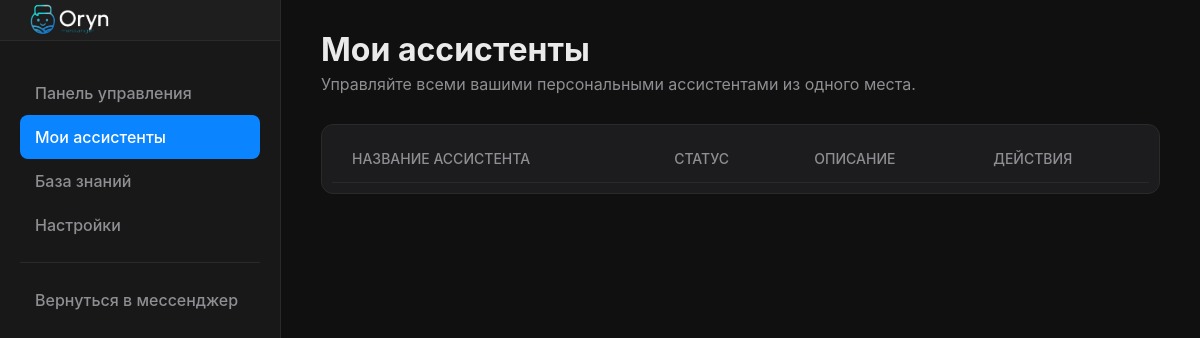
Page /assistants/my (signed in) on the earlier database version.
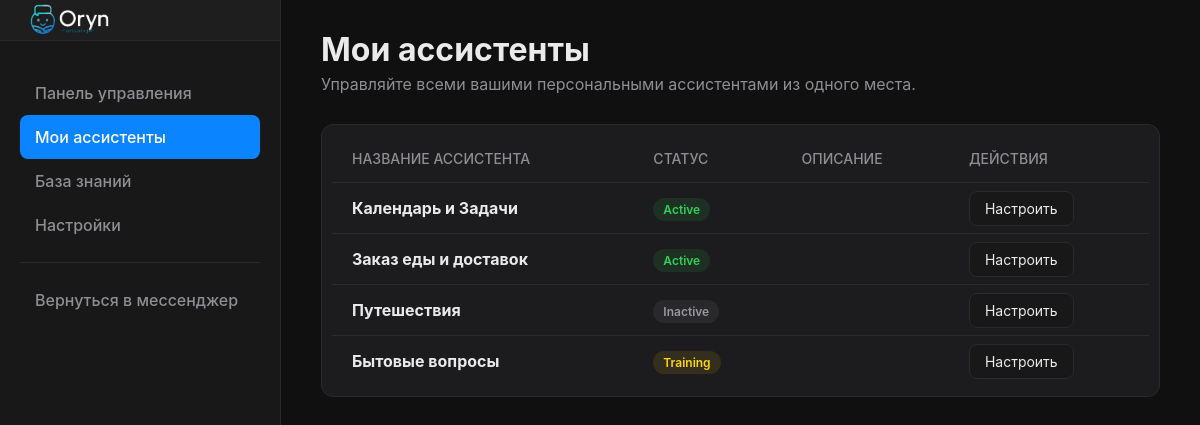
Same page on the later database version.
### models.py (models this page shows)
class Assistant(db.Model):
    id = db.Column(db.Integer, primary_key=True)
    name = db.Column(db.String(100), nullable=False)
    description = db.Column(db.String(300))
    status = db.Column(db.String(20), nullable=False, default='inactive')
    instructions = db.Column(db.Text, nullable=True)
    user_id = db.Column(db.Integer, db.ForeignKey('user.id'), nullable=False)
    knowledge_sources = db.relationship('Knowledge', backref='assistant', lazy=True, cascade="all, delete-orphan")

### server.py (the view)
@app.route('/assistants/my')
@login_required
def my_assistants_page():
    user_assistants = Assistant.query.filter_by(user_id=current_user.id).all()
    return render_template('my_assistants.html', assistants=user_assistants)

### server.py (called while the page is built)
def get_locale():
    lang = request.args.get('lang')
    if lang in app.config['LANGUAGES']:
        return lang
    return request.accept_languages.best_match(app.config['LANGUAGES'].keys())

@app.context_processor
def inject_conf_var():
    return dict(
        AVAILABLE_LANGUAGES=app.config['LANGUAGES'],
        CURRENT_LANGUAGE=get_locale()
    )

@login_manager.user_loader
def load_user(user_id):
    return db.session.get(User, int(user_id))

### templates/my_assistants.html (shortened to what this page needs)
{% extends "assistants_layout.html" %}
{% block content %}
<header class="main-header">
    <h1>{{ _('Мои ассистенты') }}</h1>
    <p class="subtitle">{{ _('Управляйте всеми вашими персональными ассистентами из одного места.') }}</p>
</header>
<div class="content-table">
    <table>
        <thead>
            <tr>
                <th>{{ _('Название ассистента') }}</th>
                <th>{{ _('Статус') }}</th>
                <th>{{ _('Описание') }}</th>
                <th>{{ _('Действия') }}</th>
            </tr>
        </thead>
        <tbody>
            {% for assistant in assistants %}
            <tr>
                <td><strong>{{ assistant.name }}</strong></td>
                <td>
                    <span class="status-badge {{ assistant.status }}">{{ _(assistant.status) }}</span>
                </td>
                <td>{{ assistant.info }}</td>
                <td>
                    <a href="{{ url_for('configure_assistant', assistant_id=assistant.id) }}" class="action-btn">{{ _('Настроить') }}</a>
                </td>
            </tr>
            {% endfor %}
        </tbody>
    </table>
</div>
{% endblock %}

### templates/assistants_layout.html (shortened to what this page needs)
<!DOCTYPE html>
<html lang="{{ CURRENT_LANGUAGE }}">
<head>
    <link rel="stylesheet" href="{{ url_for('static', filename='css/assistants.css') }}">
</head>
<body>
    <div class="dashboard-layout">
        <nav class="sidebar">
            <div class="sidebar-header">
                <a href="{{ url_for('assistants_dashboard') }}">
                    <img src="{{ url_for('static', filename='img/oryn_logo.svg') }}" alt="Oryn Logo" class="sidebar-logo assistant-logo">
                </a>
            </div>
            <ul>
                <li class="{{ 'active' if request.endpoint == 'assistants_dashboard' else '' }}"><a href="{{ url_for('assistants_dashboard') }}">{{ _('Панель управления') }}</a></li>
                <li class="{{ 'active' if request.endpoint == 'my_assistants_page' else '' }}"><a href="{{ url_for('my_assistants_page') }}">{{ _('Мои ассистенты') }}</a></li>
                <li class="{{ 'active' if request.endpoint == 'knowledge_base_page' else '' }}"><a href="{{ url_for('knowledge_base_page') }}">{{ _('База знаний') }}</a></li>
                <li class="{{ 'active' if request.endpoint == 'assistants_settings_page' else '' }}"><a href="{{ url_for('assistants_settings_page') }}">{{ _('Настройки') }}</a></li>
                <li class="separator"></li>
                <li><a href="{{ url_for('index') }}">{{ _('Вернуться в мессенджер') }}</a></li>
            </ul>
        </nav>
        <main class="main-content">
            {% block content %}{% endblock %}
        </main>
    </div>
</body>
</html>

### static/css/assistants.css (style rules this page uses)
:root { --background-color: #101010; --sidebar-color: #181818; --widget-color: #1C1C1E; --primary-text-color: #EAEAEA; --secondary-text-color: #8E8E93; --accent-color: #0A84FF; --border-color: #2A2A2A; --status-active: #34C759; --status-inactive: #8E8E93; --status-training: #FF9500; }
body { font-family: -apple-system, BlinkMacSystemFont, "Segoe UI", Roboto, Helvetica, Arial, sans-serif; margin: 0; background-color: var(--background-color); color: var(--primary-text-color); }
.dashboard-layout { display: flex; min-height: 100vh; }
.sidebar { width: 240px; background-color: var(--sidebar-color); border-right: 1px solid var(--border-color); padding: 20px; display: flex; flex-direction: column; }
.sidebar ul { list-style: none; padding: 0; margin: 0; }
.sidebar ul li a { display: block; padding: 12px 15px; border-radius: 8px; color: var(--secondary-text-color); text-decoration: none; font-weight: 500; transition: background-color 0.2s, color 0.2s; }
.sidebar ul li.active a { background-color: var(--accent-color); color: white; }
.sidebar ul li.separator { height: 1px; background-color: var(--border-color); margin: 15px 0; }
.main-content { flex-grow: 1; padding: 30px 40px; }
.main-header h1 { font-size: 32px; margin: 0 0 30px 0; }
.subtitle { color: var(--secondary-text-color); margin-top: -25px; }
.content-table { margin-top: 30px; background-color: var(--widget-color); border: 1px solid var(--border-color); border-radius: 12px; padding: 10px; }
table { width: 100%; border-collapse: collapse; }
th, td { padding: 15px 20px; text-align: left; border-bottom: 1px solid var(--border-color); }
thead th { font-size: 14px; font-weight: 500; color: var(--secondary-text-color); text-transform: uppercase; }
tbody tr:last-child td { border-bottom: none; }
.status-badge { padding: 4px 10px; border-radius: 12px; font-size: 12px; font-weight: 600; text-transform: capitalize; }
.status-badge.active { color: #30D158; background-color: rgba(48, 209, 88, 0.1); }
.status-badge.inactive { color: #98989F; background-color: rgba(152, 152, 159, 0.1); }
.status-badge.training { color: #FFD60A; background-color: rgba(255, 214, 10, 0.1); }
.action-btn { background-color: var(--sidebar-color); color: var(--primary-text-color); padding: 8px 15px; border-radius: 8px; text-decoration: none; font-size: 14px; border: 1px solid var(--border-color); transition: background-color 0.2s; }
.sidebar-header { margin: -20px -20px 30px -20px; padding: 0 20px; background-color: #1e1e1e; border-bottom: 1px solid var(--border-color); height: 40px; display: flex; align-items: center; }
.sidebar-logo.assistant-logo { height: 100px; width: auto; display: block; }

Differences in the rows shown:
added Assistant: name "Календарь и Задачи"
added Assistant: name "Заказ еды и доставок"
added Assistant: name "Путешествия"
added Assistant: name "Бытовые вопросы"
